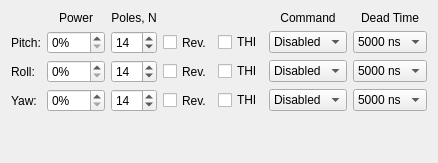
      <widget class="QWidget" name="tabOutputs">
       <attribute name="title">
        <string>Outputs</string>
       </attribute>
       <layout class="QGridLayout" name="gridLayout_2">
        <item row="1" column="6">
         <widget class="QLabel" name="labelCommand">
          <property name="text">
           <string>Command</string>
          </property>
          <property name="alignment">
           <set>Qt::AlignCenter</set>
          </property>
         </widget>
        </item>
        <item row="4" column="0">
         <widget class="QLabel" name="labelYaw_2">
          <property name="sizePolicy">
           <sizepolicy hsizetype="Fixed" vsizetype="Preferred">
            <horstretch>0</horstretch>
            <verstretch>0</verstretch>
           </sizepolicy>
          </property>
          <property name="text">
           <string>Yaw:</string>
          </property>
         </widget>
        </item>
        <item row="3" column="7">
         <widget class="QComboBox" name="comboRollDeadTime">
          <property name="sizePolicy">
           <sizepolicy hsizetype="Expanding" vsizetype="Fixed">
            <horstretch>0</horstretch>
            <verstretch>0</verstretch>
           </sizepolicy>
          </property>
          <property name="currentIndex">
           <number>5</number>
          </property>
          <item>
           <property name="text">
            <string>750 ns</string>
           </property>
          </item>
          <item>
           <property name="text">
            <string>1000 ns</string>
           </property>
          </item>
          <item>
           <property name="text">
            <string>2000 ns</string>
           </property>
          </item>
          <item>
           <property name="text">
            <string>3000 ns</string>
           </property>
          </item>
          <item>
           <property name="text">
            <string>4000 ns</string>
           </property>
          </item>
          <item>
           <property name="text">
            <string>5000 ns</string>
           </property>
          </item>
         </widget>
        </item>
        <item row="3" column="6">
         <widget class="QComboBox" name="comboRollCommand">
          <property name="sizePolicy">
           <sizepolicy hsizetype="Expanding" vsizetype="Fixed">
            <horstretch>0</horstretch>
            <verstretch>0</verstretch>
           </sizepolicy>
          </property>
          <property name="currentIndex">
           <number>3</number>
          </property>
          <property name="maxVisibleItems">
           <number>4</number>
          </property>
          <property name="sizeAdjustPolicy">
           <enum>QComboBox::AdjustToContentsOnFirstShow</enum>
          </property>
          <item>
           <property name="text">
            <string>Pitch</string>
           </property>
          </item>
          <item>
           <property name="text">
            <string>Roll</string>
           </property>
          </item>
          <item>
           <property name="text">
            <string>Yaw</string>
           </property>
          </item>
          <item>
           <property name="text">
            <string>Disabled</string>
           </property>
          </item>
         </widget>
        </item>
        <item row="2" column="6">
         <widget class="QComboBox" name="comboPitchCommand">
          <property name="sizePolicy">
           <sizepolicy hsizetype="Expanding" vsizetype="Fixed">
            <horstretch>0</horstretch>
            <verstretch>0</verstretch>
           </sizepolicy>
          </property>
          <property name="currentIndex">
           <number>3</number>
          </property>
          <property name="maxVisibleItems">
           <number>4</number>
          </property>
          <item>
           <property name="text">
            <string>Pitch</string>
           </property>
          </item>
          <item>
           <property name="text">
            <string>Roll</string>
           </property>
          </item>
          <item>
           <property name="text">
            <string>Yaw</string>
           </property>
          </item>
          <item>
           <property name="text">
            <string>Disabled</string>
           </property>
          </item>
         </widget>
        </item>
        <item row="2" column="7">
         <widget class="QComboBox" name="comboPitchDeadTime">
          <property name="sizePolicy">
           <sizepolicy hsizetype="Expanding" vsizetype="Fixed">
            <horstretch>0</horstretch>
            <verstretch>0</verstretch>
           </sizepolicy>
          </property>
          <property name="currentIndex">
           <number>5</number>
          </property>
          <item>
           <property name="text">
            <string>750 ns</string>
           </property>
          </item>
          <item>
           <property name="text">
            <string>1000 ns</string>
           </property>
          </item>
          <item>
           <property name="text">
            <string>2000 ns</string>
           </property>
          </item>
          <item>
           <property name="text">
            <string>3000 ns</string>
           </property>
          </item>
          <item>
           <property name="text">
            <string>4000 ns</string>
           </property>
          </item>
          <item>
           <property name="text">
            <string>5000 ns</string>
           </property>
          </item>
         </widget>
        </item>
        <item row="2" column="4">
         <widget class="QCheckBox" name="checkPitchRev">
          <property name="sizePolicy">
           <sizepolicy hsizetype="Fixed" vsizetype="Preferred">
            <horstretch>0</horstretch>
            <verstretch>0</verstretch>
           </sizepolicy>
          </property>
          <property name="text">
           <string>Rev.</string>
          </property>
         </widget>
        </item>
        <item row="2" column="3">
         <widget class="QSpinBox" name="spinPitchNumPoles">
          <property name="minimum">
           <number>12</number>
          </property>
          <property name="maximum">
           <number>48</number>
          </property>
          <property name="singleStep">
           <number>2</number>
          </property>
          <property name="value">
           <number>14</number>
          </property>
         </widget>
        </item>
        <item row="2" column="1">
         <widget class="QSpinBox" name="spinPitchPower">
          <property name="accelerated">
           <bool>true</bool>
          </property>
          <property name="suffix">
           <string>%</string>
          </property>
          <property name="maximum">
           <number>100</number>
          </property>
         </widget>
        </item>
        <item row="2" column="0">
         <widget class="QLabel" name="labelPitch_2">
          <property name="sizePolicy">
           <sizepolicy hsizetype="Fixed" vsizetype="Preferred">
            <horstretch>0</horstretch>
            <verstretch>0</verstretch>
           </sizepolicy>
          </property>
          <property name="text">
           <string>Pitch:</string>
          </property>
         </widget>
        </item>
        <item row="1" column="3">
         <widget class="QLabel" name="labelNumPoles">
          <property name="text">
           <string>Poles, N</string>
          </property>
          <property name="alignment">
           <set>Qt::AlignCenter</set>
          </property>
         </widget>
        </item>
        <item row="3" column="4">
         <widget class="QCheckBox" name="checkRollRev">
          <property name="sizePolicy">
           <sizepolicy hsizetype="Fixed" vsizetype="Preferred">
            <horstretch>0</horstretch>
            <verstretch>0</verstretch>
           </sizepolicy>
          </property>
          <property name="text">
           <string>Rev.</string>
          </property>
         </widget>
        </item>
        <item row="3" column="3">
         <widget class="QSpinBox" name="spinRollNumPoles">
          <property name="minimum">
           <number>12</number>
          </property>
          <property name="maximum">
           <number>48</number>
          </property>
          <property name="singleStep">
           <number>2</number>
          </property>
          <property name="value">
           <number>14</number>
          </property>
         </widget>
        </item>
        <item row="4" column="4">
         <widget class="QCheckBox" name="checkYawRev">
          <property name="sizePolicy">
           <sizepolicy hsizetype="Fixed" vsizetype="Preferred">
            <horstretch>0</horstretch>
            <verstretch>0</verstretch>
           </sizepolicy>
          </property>
          <property name="text">
           <string>Rev.</string>
          </property>
         </widget>
        </item>
        <item row="3" column="1">
         <widget class="QSpinBox" name="spinRollPower">
          <property name="accelerated">
           <bool>true</bool>
          </property>
          <property name="suffix">
           <string>%</string>
          </property>
          <property name="maximum">
           <number>100</number>
          </property>
         </widget>
        </item>
        <item row="4" column="1">
         <widget class="QSpinBox" name="spinYawPower">
          <property name="accelerated">
           <bool>true</bool>
          </property>
          <property name="suffix">
           <string>%</string>
          </property>
          <property name="maximum">
           <number>100</number>
          </property>
         </widget>
        </item>
        <item row="4" column="6">
         <widget class="QComboBox" name="comboYawCommand">
          <property name="sizePolicy">
           <sizepolicy hsizetype="Expanding" vsizetype="Fixed">
            <horstretch>0</horstretch>
            <verstretch>0</verstretch>
           </sizepolicy>
          </property>
          <property name="currentIndex">
           <number>3</number>
          </property>
          <property name="maxVisibleItems">
           <number>4</number>
          </property>
          <item>
           <property name="text">
            <string>Pitch</string>
           </property>
          </item>
          <item>
           <property name="text">
            <string>Roll</string>
           </property>
          </item>
          <item>
           <property name="text">
            <string>Yaw</string>
           </property>
          </item>
          <item>
           <property name="text">
            <string>Disabled</string>
           </property>
          </item>
         </widget>
        </item>
        <item row="1" column="1">
         <widget class="QLabel" name="labelPower">
          <property name="text">
           <string>Power</string>
          </property>
          <property name="alignment">
           <set>Qt::AlignCenter</set>
          </property>
         </widget>
        </item>
        <item row="4" column="3">
         <widget class="QSpinBox" name="spinYawNumPoles">
          <property name="minimum">
           <number>12</number>
          </property>
          <property name="maximum">
           <number>48</number>
          </property>
          <property name="singleStep">
           <number>2</number>
          </property>
          <property name="value">
           <number>14</number>
          </property>
         </widget>
        </item>
        <item row="1" column="7">
         <widget class="QLabel" name="labelDeadTime">
          <property name="text">
           <string>Dead Time</string>
          </property>
          <property name="alignment">
           <set>Qt::AlignCenter</set>
          </property>
         </widget>
        </item>
        <item row="3" column="0">
         <widget class="QLabel" name="labelRoll_2">
          <property name="sizePolicy">
           <sizepolicy hsizetype="Fixed" vsizetype="Preferred">
            <horstretch>0</horstretch>
            <verstretch>0</verstretch>
           </sizepolicy>
          </property>
          <property name="text">
           <string>Roll:</string>
          </property>
         </widget>
        </item>
        <item row="4" column="7">
         <widget class="QComboBox" name="comboYawDeadTime">
          <property name="sizePolicy">
           <sizepolicy hsizetype="Expanding" vsizetype="Fixed">
            <horstretch>0</horstretch>
            <verstretch>0</verstretch>
           </sizepolicy>
          </property>
          <property name="currentIndex">
           <number>5</number>
          </property>
          <item>
           <property name="text">
            <string>750 ns</string>
           </property>
          </item>
          <item>
           <property name="text">
            <string>1000 ns</string>
           </property>
          </item>
          <item>
           <property name="text">
            <string>2000 ns</string>
           </property>
          </item>
          <item>
           <property name="text">
            <string>3000 ns</string>
           </property>
          </item>
          <item>
           <property name="text">
            <string>4000 ns</string>
           </property>
          </item>
          <item>
           <property name="text">
            <string>5000 ns</string>
           </property>
          </item>
         </widget>
        </item>
        <item row="5" column="0">
         <spacer name="verticalSpacer_2">
          <property name="orientation">
           <enum>Qt::Vertical</enum>
          </property>
          <property name="sizeHint" stdset="0">
           <size>
            <width>20</width>
            <height>40</height>
           </size>
          </property>
         </spacer>
        </item>
        <item row="2" column="5">
         <widget class="QCheckBox" name="checkPitchTHIEnable">
          <property name="sizePolicy">
           <sizepolicy hsizetype="Fixed" vsizetype="Fixed">
            <horstretch>0</horstretch>
            <verstretch>0</verstretch>
           </sizepolicy>
          </property>
          <property name="text">
           <string>THI</string>
          </property>
         </widget>
        </item>
        <item row="3" column="5">
         <widget class="QCheckBox" name="checkRollTHIEnable">
          <property name="sizePolicy">
           <sizepolicy hsizetype="Fixed" vsizetype="Fixed">
            <horstretch>0</horstretch>
            <verstretch>0</verstretch>
           </sizepolicy>
          </property>
          <property name="text">
           <string>THI</string>
          </property>
         </widget>
        </item>
        <item row="4" column="5">
         <widget class="QCheckBox" name="checkYawTHIEnable">
          <property name="sizePolicy">
           <sizepolicy hsizetype="Fixed" vsizetype="Fixed">
            <horstretch>0</horstretch>
            <verstretch>0</verstretch>
           </sizepolicy>
          </property>
          <property name="text">
           <string>THI</string>
          </property>
         </widget>
        </item>
       </layout>
      </widget>
